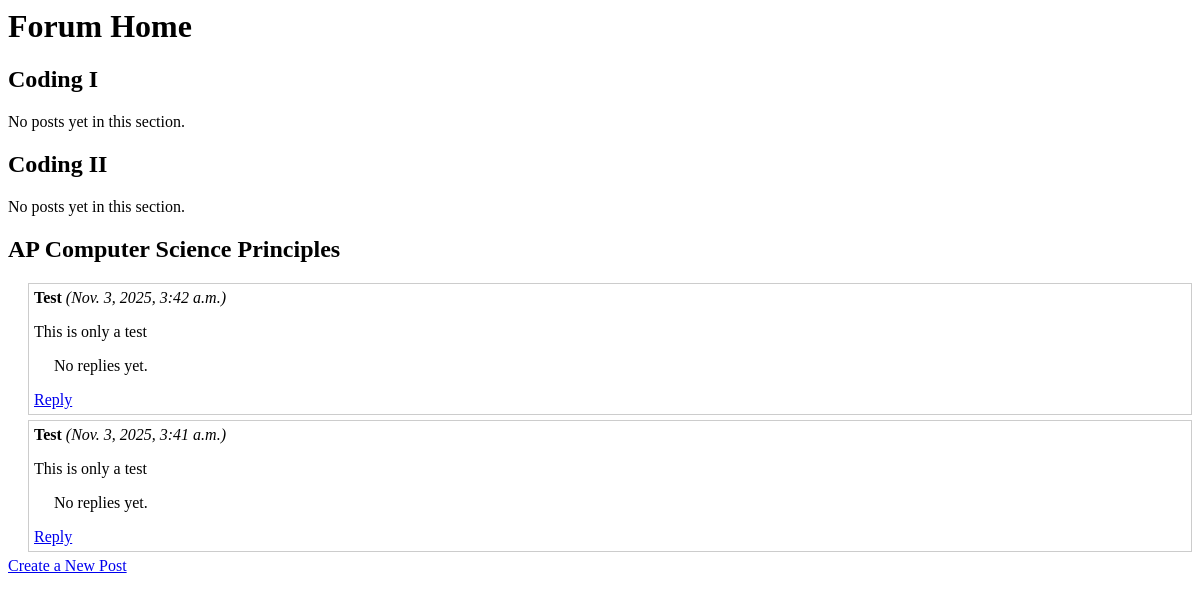
Before: / with the older database file.
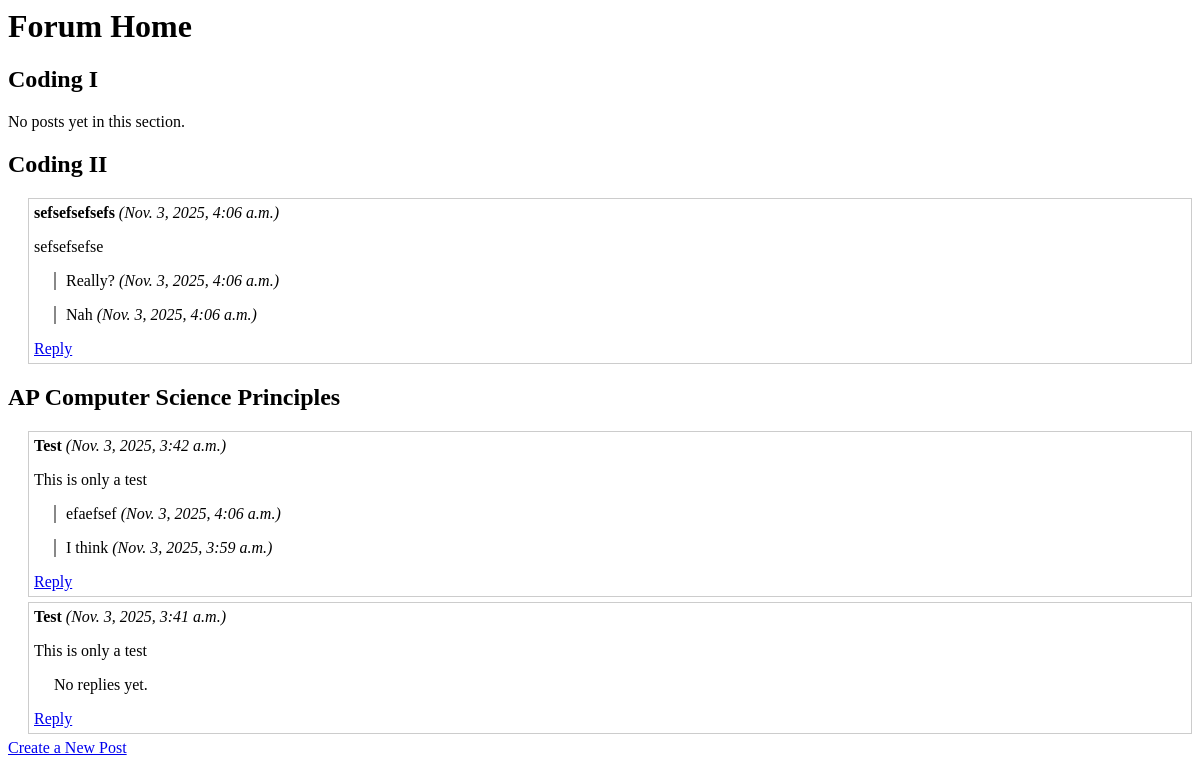
After: the same page with the newer database file.
### forum/models.py (models this page shows, shortened)
class Section(models.Model):
    name = models.CharField(max_length=100)

class Post(models.Model):
    section = models.ForeignKey(Section, on_delete=models.CASCADE, related_name='posts')
    title = models.CharField(max_length=200)
    content = models.TextField()
    created_at = models.DateTimeField(auto_now_add=True)
    class Meta:
        ordering = ['-created_at']

class Reply(models.Model):
    post = models.ForeignKey(Post, on_delete=models.CASCADE, related_name='replies')
    content = models.TextField()
    created_at = models.DateTimeField(auto_now_add=True)
    class Meta:
        ordering = ['-created_at']

### forum/views.py (the view)
# urls.py: path('', views.section_list, name='section_list'),
def section_list(request):
    sections = Section.objects.all()
    return render(request, 'forum/section_list.html', {'sections': sections})

### forum/templates/forum/section_list.html
<h1>Forum Home</h1>
{% for section in sections %}
  <h2>{{ section.name }}</h2>
  {% for post in section.posts.all %}
    <div style="margin-left: 20px; border: 1px solid #ccc; padding: 5px; margin-bottom: 5px;">
      <strong>{{ post.title }}</strong> <em>({{ post.created_at }})</em>
      <p>{{ post.content }}</p>
      {% for reply in post.replies.all %}
        <div style="margin-left: 20px; border-left: 2px solid #888; padding-left: 10px; margin-bottom: 3px;">
          <p>{{ reply.content }} <em>({{ reply.created_at }})</em></p>
        </div>
      {% empty %}
        <p style="margin-left: 20px;">No replies yet.</p>
      {% endfor %}
      <a href="{% url 'create_reply' post.id %}">Reply</a>
    </div>
  {% empty %}
    <p>No posts yet in this section.</p>
  {% endfor %}
{% empty %}
  <p>No sections found.</p>
{% endfor %}
<a href="{% url 'create_post' %}">Create a New Post</a>

Changed rows visible on the page:
shown differently, row unchanged: Section "Coding II": no longer shows "No posts yet in this section."
added Post: title "sefsefsefsefs", created_at "Nov. 3, 2025, 4:06 a.m.", content "sefsefsefse", shown under Section "Coding II"
added Reply: content "Really?", created_at "Nov. 3, 2025, 4:06 a.m.", shown under "sefsefsefsefs"
added Reply: content "Nah", created_at "Nov. 3, 2025, 4:06 a.m.", shown under "sefsefsefsefs"
shown differently, row unchanged: Post "Nov. 3, 2025, 3:42 a.m.": no longer shows "No replies yet."
added Reply: content "efaefsef", created_at "Nov. 3, 2025, 4:06 a.m.", shown under Post "Nov. 3, 2025, 3:42 a.m."
added Reply: content "I think", created_at "Nov. 3, 2025, 3:59 a.m.", shown under Post "Nov. 3, 2025, 3:42 a.m."
